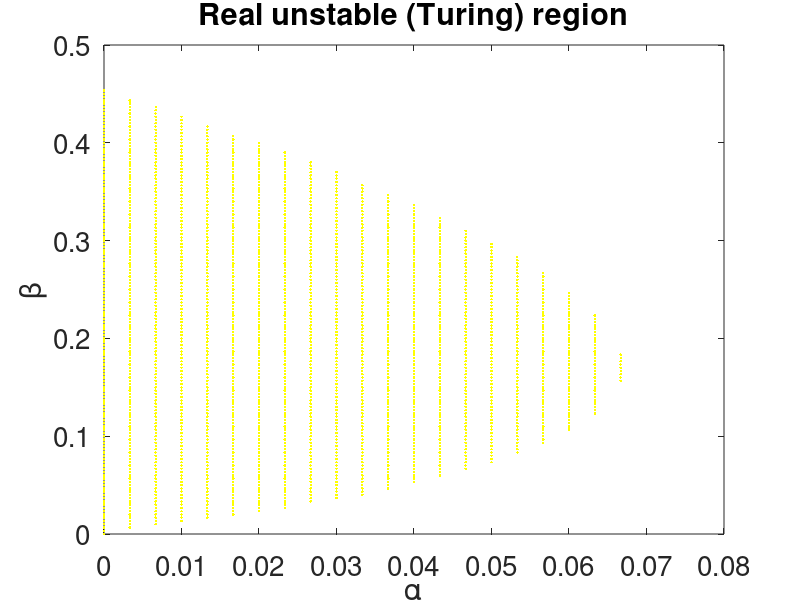

Source code (MATLAB):
% This script simulates the parameter space for reaction system without
% diffusion with Schnakneberg Model.
% Author Wakil Sarfaraz 25/04/2016
clear all;
tic
xmax =1;
N = 300; %(Number of points on the x, y interval on which the equation is solved.
X = linspace(0,xmax,N+1); %This divides the interval into N equispaced sub intervals.
%X = 0: 1/N :1; This can also be used to create the same X.
[x, y] = meshgrid(X,X); % This creates an (N+1) by (N+1) grid of values ...
                        % of X and assignes them to x and y. (So x and y
                        % are now matrices of size (N+1)x(N+1)
x =x(:);  % This turns the matrix x into a column vector.
y =y(:);  % This turns the matrix y into a column vector.
NNODES = (N+1)^2; % This introduces the number of nodes in the result of triangulation.
NTRI = 2*N^2;  % This is the number of triangles in the mesh.
LNODES = zeros(NTRI, 3); % This creates a zero matrix of the size 'number of triangles by 3'
                         % (since there are 3 vertices for each triangle.

for i = 1:N
    for j = 1: N
        LNODES(i+2*(j-1)*N,1) = i+(j-1)*(N+1);%This numbers each of the first nodes of all the lower triangles in each square.
        LNODES(i+2*(j-1)*N,2) = i+j*(N+1); % This numbers each of the second nodes of all the lower triangles in each square.
        LNODES(i+2*(j-1)*N,3) = (i+1)+(j-1)*(N+1); % This numbers each of the third nodes of all the lower triangles in each square.
        
        LNODES(i+N+2*(j-1)*N,1) = i+1+j*(N+1); %This numbers each of the first nodes of all the upper triangles in each square.
        LNODES(i+N+2*(j-1)*N,2) = (i+1)+(j-1)*(N+1);%This numbers each of the second nodes of all the upper triangles in each square.
        LNODES(i+N+2*(j-1)*N,3) = i+j*(N+1);%This numbers each of the third nodes of all the upper triangles in each square.
                                            % Here for those nodes that
                                            % some triangles share (copy
                                            % and paste can work).
    end
end

rho = 35;
n = 10.3;
k = 0;
d =2;
gam = 1;
Trace = (-(x+y).^3-x+y)./(x+y)-((d+1)*(4*(2*k+1)*(n+2*k+1)*(n+4*k))/(rho^2*(n+4*k+2)));
Deter = (gam*(y-x)./(y+x)-(4*(2*k+1)*(n+2*k+1)*(n+4*k))/(rho^2*(n+4*k+2))).*...
    (-gam*(y+x).^2-(d+1)*(4*(2*k+1)*(n+2*k+1)*(n+4*k))/(rho^2*(n+4*k+2)))+2*gam^2*y.*(y+x);
Discrim = Trace.^2-4*Deter;
pureimag = sqrt(Discrim);

First = zeros(NNODES, 4);
for i = 1: NNODES
    for j = 1 : 3
        %if (Discrim(LNODES(i,j))< 0 && Trace(LNODES(i,j))>0)
    %if (Discrim(LNODES(i,j))< 1e-2 && Discrim(LNODES(i,j))>-1e-2)% && Trace(LNODES(i,j))<=0)
    if (Discrim(LNODES(i,j))>=0 && Trace(LNODES(i,j))+sqrt(Discrim(LNODES(i,j)))>=0)% && Trace(LNODES(i,j))-sqrt(Discrim(LNODES(i,j)))<0)
        First(i,1) = x(LNODES(i,j));
        First(i,2) = y(LNODES(i,j));
%     elseif (Discrim(LNODES(i,j))<0 && Trace(LNODES(i,j))<=1e-3 && Trace(LNODES(i,j))>=-1e-3)
%         First(i,3) = x(LNODES(i,j));
%         First(i,4) = y(LNODES(i,j));
    end
  
    end
    
end
plot(First(:,1),First(:,2),'.','Color','y')
%xlim([0 xmax/2])
% ylim([0.01 xmax])
title('Real unstable (Turing) region','fontsize',22)
xlabel('\alpha','fontsize',22)
ylabel('\beta','fontsize',22)
 hold on
%  plot(First(:,3),First(:,4),'.','Color','r')
%  legend('curve c_i','curve t_i')


 %%Real and Complex Partition Labels A
%   text(0.55,1.5,'d=2','fontsize',16)
%   text(0.32,1.5,'d=2.5','fontsize',16)
%   text(0.15,1.45,'d=3','fontsize',16)
%   text(0.25,1.15,'d=3.5','fontsize',16)
%    text(0.55,0.6,'d=4','fontsize',16)

 %%Real and Complex Partition Labels B
%   text(0.65,1.5,'d=2','fontsize',16)
%   text(0.74,1.2,'d=7','fontsize',16)
%   text(0.85,0.9,'d=12','fontsize',16)
%   text(0.95,0.6,'d=17','fontsize',16)
%    text(0.95,0.3,'d=22','fontsize',16)
 
%Real Region labels A:
%  text(0.46,0.66,'A','fontsize',16)
%   text(0.3,1.3,'B','fontsize',16)
%   text(0.25,1.5,'C','fontsize',16)
%   text(0.42,1.5,'D','fontsize',16)
%    text(1,2,'E','fontsize',16)

%%Real Region labels B:
%  text(1.4,0.25,'A','fontsize',16)
%   text(1.26,0.25,'B','fontsize',16)
%   text(1.19,0.25,'C','fontsize',16)
%   text(1.11,0.25,'D','fontsize',16)
%    text(1.02,0.25,'E','fontsize',16)

%Real Stable Region labels B:
%  text(1.38,0.2,'A','fontsize',16)
%   text(1.26,0.25,'B','fontsize',16)
%   text(1.19,0.25,'C','fontsize',16)
%   text(1.11,0.25,'D','fontsize',16)
%    text(1.02,0.25,'E','fontsize',16)

%Real Unstable (Turing) Region labels B:
%  text(0.14,0.32,'A','fontsize',16)
%   text(0.115,0.32,'B','fontsize',16)
%   text(0.085,0.32,'C','fontsize',16)
%   text(0.055,0.32,'D','fontsize',16)
%    text(0.025,0.2,'E','fontsize',16)


%%Complex Region labels A:
%  text(0.5,0.2,'A','fontsize',16)
%   text(0.3,0.9,'B','fontsize',16)
%   text(0.3,1.5,'D','fontsize',16)
%   text(0.42,1.55,'E','fontsize',16)
%    text(0.15,1.25,'C','fontsize',16)

%%Complex Unstable Region labels B:
%  text(0.007,0.67,'A','fontsize',16)
%   text(0.07,0.48,'B','fontsize',16)
%   text(0.097,0.43,'C','fontsize',16)
%   text(0.125,0.38,'D','fontsize',16)
%    text(0.147,0.38,'E','fontsize',16)

%%Complex Region labels B:
%  text(1.26,0.25,'A','fontsize',16)
%   text(1.19,0.25,'B','fontsize',16)
%   text(1.11,0.25,'C','fontsize',16)
%   text(1.02,0.25,'D','fontsize',16)
%    text(0.88,0.25,'E','fontsize',16)

%  text(0.05,0.5,'A','fontsize',16)
%   text(0.075,0.48,'B','fontsize',16)
%   text(0.085,0.48,'C','fontsize',16)
%   text(0.095,0.48,'D','fontsize',16)
%   text(0.105,0.48,'E','fontsize',16)

% 
% text(0.076,0.17,'c_1','fontsize',12)
%     text(0.085,0.23,'c_2','fontsize',12)
%     text(0.086,0.3,'c_3','fontsize',12)
%   text(0.082,0.36,'c_4','fontsize',12)
%     text(0.064,0.46,'c_5','fontsize',12)

% text(0.076,0.17,'c_1','fontsize',12)
%     text(0.085,0.23,'c_2','fontsize',12)
%     text(0.086,0.3,'c_3','fontsize',12)
%   text(0.082,0.36,'c_4','fontsize',12)
%     text(0.064,0.46,'c_5','fontsize',12)

%  text(0.029,0.55,'1','fontsize',16)
%      text(0.062,0.45,'2','fontsize',16)
%      text(0.082,0.35,'3','fontsize',16)
%    text(0.086,0.28,'4','fontsize',16)
%      text(0.086,0.23,'5','fontsize',16)
%       text(0.078,0.18,'6','fontsize',16)
%  text(0.07,0.15,'7','fontsize',16)
%   text(0.05,0.1,'8','fontsize',16) 
%   set(findobj('type','legend'),'fontsize',8)
 set(findobj('type','axes'),'fontsize',20)
%  
% hold on
%  